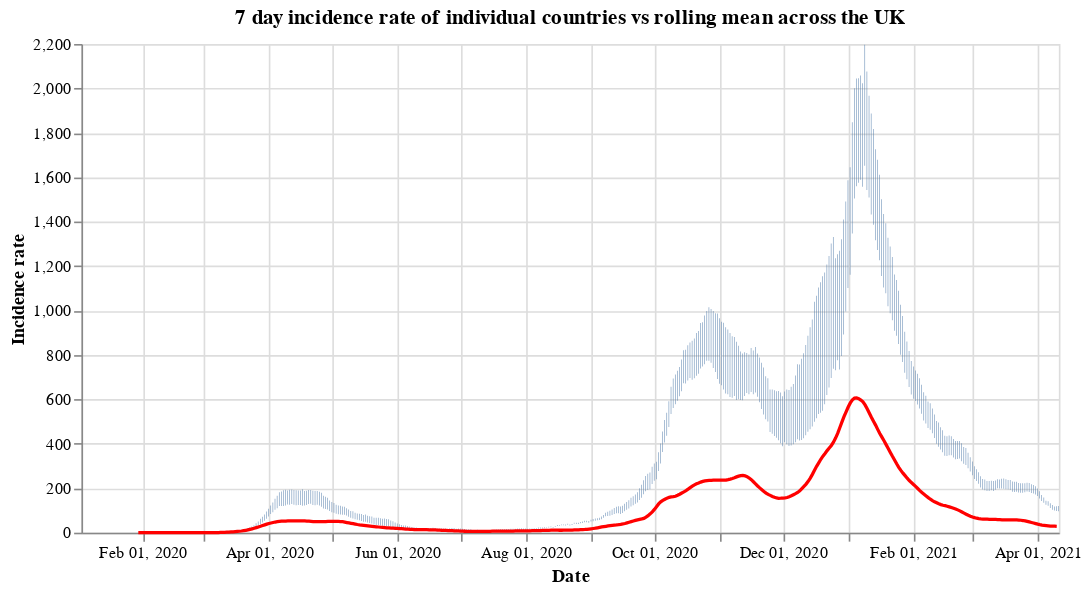

Notebook code for this chart:
### Code cell
#collapse
countries = uk_cases['areaName'].unique()
countries.sort()

selection = alt.selection_single(
    name='Select',
    fields=['areaName'],
    init={'areaName': 'Wales'},
    bind={'areaName': alt.binding_select(options=countries)}
)

# scatter plot, modify opacity based on selection
bars = alt.Chart(uk_cases).mark_bar().add_selection(
    selection
).encode(
    x=alt.X("yearmonthdate(date):T", axis=alt.Axis(title='Date')),
    y=alt.Y("weeklyCasesRate:Q", axis=alt.Axis(title='Incidence rate')),
    tooltip='weeklyCasesRate:Q',
    opacity=alt.condition(selection, alt.value(1), alt.value(0))
).properties(title=f'7 day incidence rate of individual countries vs rolling mean across the UK', width=600)

line = alt.Chart(overview_cases).mark_line(
    color='red',
    size=2,
).transform_window(
    rolling_mean='mean(weeklyCasesRate)',
    frame=[0, 7]
).encode(
    x='yearmonthdate(date):T',
    y='rolling_mean:Q'
)

alt.layer(bars, line)

### Figure 1 — Vega-Lite specification as saved in the notebook (floating-point values rounded to 4 significant figures; data arrays with more than 128 entries replaced by an {"elided": "..."} marker saying what was removed)
{"config": {"view": {"continuousWidth": 400, "continuousHeight": 300}}, "layer": [{"data": {"name": "data-bfc4c7314bc867f5a4f4cc1b943fe30e"}, "mark": "bar", "encoding": {"opacity": {"condition": {"value": 1, "selection": "Select"}, "value": 0}, "tooltip": {"type": "quantitative", "field": "weeklyCasesRate"}, "x": {"type": "temporal", "axis": {"title": "Date"}, "field": "date", "timeUnit": "yearmonthdate"}, "y": {"type": "quantitative", "axis": {"title": "Incidence rate"}, "field": "weeklyCasesRate"}}, "selection": {"Select": {"type": "single", "fields": ["areaName"], "init": {"areaName": "Wales"}, "bind": {"areaName": {"input": "select", "options": ["England", "Northern Ireland", "Scotland", "Wales"]}}}}, "title": "7 day incidence rate of individual countries vs rolling mean across the UK", "width": 600}, {"data": {"name": "data-1ded2f5d2f8096de08da11cecfa07da0"}, "mark": {"type": "line", "color": "red", "size": 2}, "encoding": {"x": {"type": "temporal", "field": "date", "timeUnit": "yearmonthdate"}, "y": {"type": "quantitative", "field": "rolling_mean"}}, "transform": [{"window": [{"op": "mean", "field": "weeklyCasesRate", "as": "rolling_mean"}], "frame": [0, 7]}]}], "$schema": "https://vega.github.io/schema/vega-lite/v4.8.1.json", "datasets": {"data-bfc4c7314bc867f5a4f4cc1b943fe30e": {"elided": "1856 records"}, "data-1ded2f5d2f8096de08da11cecfa07da0": {"elided": "437 records"}}}
